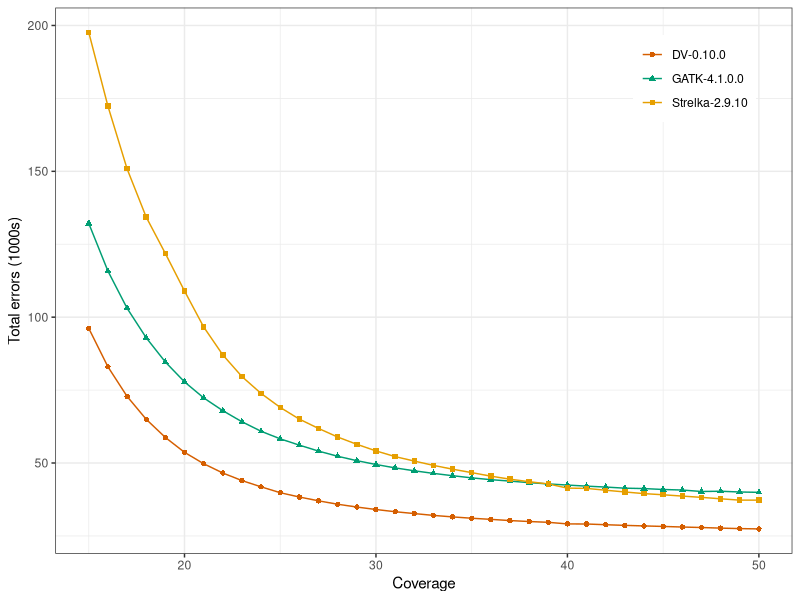

Generate this figure with R:
library(ggplot2)
library(tidyr)

cbPalette <- c("#000000", "#E69F00", "#56B4E9", "#009E73", "#F0E442", "#0072B2", "#D55E00", "#CC79A7")[c(7,4,2)]

dat <- read.table('Coverage_Titration_Errors.tsv',as.is=T,header=T)
dat <- pivot_longer(dat,cols=!Coverage,names_to='Caller',values_to='Errors')
dat$Caller <- sub('\\.','-',dat$Caller)
plt <- ggplot(subset(dat,Caller!='Freebayes'),aes(x=Coverage,col=Caller,shape=Caller,y=Errors/1000))
plt <- plt+geom_line() +theme_bw()+theme(legend.position=c(.95,.95),legend.justification=c(1,1),legend.title=element_blank())
plt <- plt+ylab("Total errors (1000s)")+geom_point()
plt <- plt+scale_y_continuous(labels=function(x) format(x, big.mark = ",", scientific = FALSE))
plt <- plt +scale_colour_manual(values=cbPalette)
plt <- plt#+annotate("text", -Inf, Inf, label = " b", hjust = 0, vjust = 1)
w <- 5
ggsave('Figure_2A.png',plot=plt,width=w,height=w,dpi=600)
